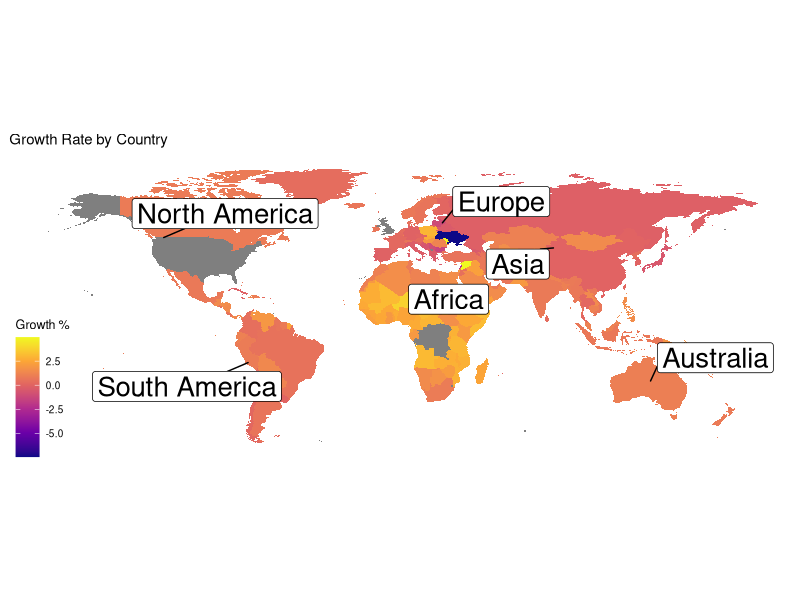
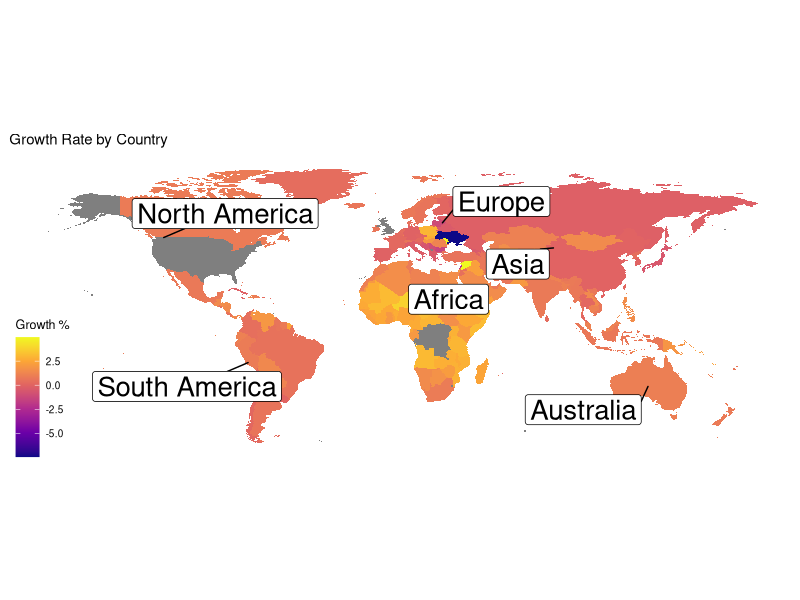

R code for these plots, in order:
# Load the necessary libraries
library(dplyr)
library(ggplot2)
library(tidyverse)
library(ggrepel)
library(ggthemes)

# Import the world_population.csv dataset
world_population <- read.csv("world_population_data.csv")

# Remove '%' from growth_rate column
world_population <- world_population %>%
  mutate(growth_rate = as.numeric(sub("%", "", growth_rate)))

# Create dataframe for world coordinates using map_data
world_coordinates <- map_data("world")

# Add map_data data, remove Antarctica, and join by region
world_map <- map_data("world") %>%
  filter(region != "Antarctica") %>%
  left_join(world_population, by = c("region" = "country"))

# Create label data for World
label_data <- world_map %>%
  group_by(continent) %>%
  filter(row_number() == 25, continent != "Antarctica") %>%
  # Set North America long and lat to USA for display purposes
  # Set Australia coordinates and change Oceania label
  mutate(
    long = ifelse(continent == "North America", -120.7401, long),
    lat = ifelse(continent == "North America", 47.7511, lat),
    long = ifelse(continent == "South America", -71.9675, long),
    lat = ifelse(continent == "South America", -13.5319, lat),
    long = ifelse(continent == "Africa", 7.4951, long),
    lat = ifelse(continent == "Africa", 9.0579, lat),
    long = ifelse(continent == "Europe", 25.2822, long),
    lat = ifelse(continent == "Europe", 54.8900, lat),
    long = ifelse(continent == "Asia", 87.6168, long),
    lat = ifelse(continent == "Asia", 43.8256, lat),
    long = ifelse(continent == "Oceania", 133.7751, long),
    lat = ifelse(continent == "Oceania", -25.2744, lat),
    continent = ifelse(continent == "Oceania", "Australia", continent)
  )

# Create a geom_polygon plot using ggplot2
print(ggplot(world_map) +
  geom_polygon(aes(long, lat, group = group, fill = growth_rate)) +
  coord_quickmap() +
  scale_fill_viridis_c(option = "plasma") +

  # Add labels to the plot
  labs(fill = "Growth %") +
  ggtitle("Growth Rate by Country") +

  # Use geom_label_repel for continent labels
  geom_label_repel(
    data = label_data, aes(x = long, y = lat, label = continent),
    size = 7, max.overlaps = 5,
    box.padding = .5, point.padding = .5
  ) +

  # Uses map theme from ggthemes library
  theme_map())

# Save the plot as a file
ggsave("world_plot.jpg", dpi = 300)
